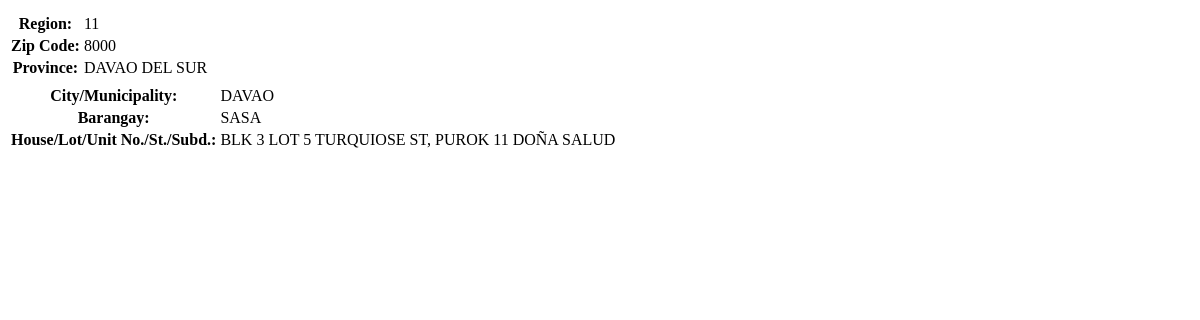
Page /present-address-data/ (signed in) on the earlier database version.
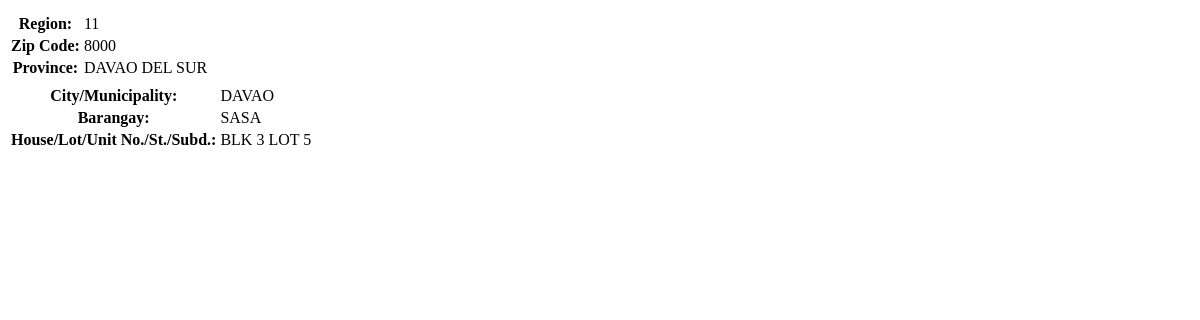
Same page on the later database version.
### rma/models.py (models this page shows, shortened)
class PresentAddress(models.Model):
    user = models.OneToOneField(User, on_delete=models.CASCADE)
    region = Uppercase('Region', max_length=10)
    zip_code = Uppercase('Zipe code', max_length=4)
    province = Uppercase('Province', max_length=50)
    city_municipality = Uppercase('City/Municipality', max_length=100)
    barangay = Uppercase('Barangay', max_length=50)
    house = Uppercase('House/Lot/Unit No./Street/Subdivision', max_length=150)
    class Meta:
        verbose_name_plural = "Present Address"

### rma/views.py (the view)
# urls.py: path('present-address-data/', views.present_address_data, name='present-address-data'),
@login_required()
def present_address_data(request):
    obj_present_address = get_or_none(PresentAddress, user_id=request.user)
    return render(request, 'loaded_data/present_address_data.html',{'obj_present_address':obj_present_address})

### rma/views.py (called while the page is built)
def get_or_none(model, *args, **kwargs):
    try:
        return model.objects.get(*args, **kwargs)
    except model.DoesNotExist:
        return None

### templates/loaded_data/present_address_data.html
<div class="col-4">
    <table class="table">
        <thead>
            <tr >
              <th scope="col" class="border border-0" width="30%"></th>
              <th scope="col" class="border border-0"></th>
            </tr>
        </thead>
        <tbody>
            <tr>
                <th scope="row" class="fw-normal">Region:</th>
                <td class="fw-bold">{{obj_present_address.region}}</td>
            </tr>
            <tr>
                <th scope="row" class="fw-normal">Zip Code:</th>
                <td class="fw-bold">{{obj_present_address.zip_code}}</td>
            </tr>
            <tr>
                <th scope="row" class="fw-normal">Province:</th>
                <td class="fw-bold">{{obj_present_address.province}}</td>
            </tr>
        </tbody>
    </table>
</div>
<div class="col-8">
    <table class="table">
        <thead>
            <tr >
              <th scope="col" class="border border-0" width="30%"></th>
              <th scope="col" class="border border-0"></th>
            </tr>
        </thead>
        <tbody>
            <tr>
                <th scope="row" class="fw-normal">City/Municipality:</th>
                <td class="fw-bold">{{obj_present_address.city_municipality}}</td>
            </tr>
            <tr>
                <th scope="row" class="fw-normal">Barangay:</th>
                <td class="fw-bold">{{obj_present_address.barangay}}</td>
            </tr>
            <tr>
                <th scope="row" class="fw-normal">House/Lot/Unit No./St./Subd.:</th>
                <td class="fw-bold">{{obj_present_address.house}}</td>
            </tr>
        </tbody>
    </table>
</div>

Differences in the rows shown:
removed PresentAddress: region "11", zip_code "8000", province "DAVAO DEL SUR", city_municipality "DAVAO", barangay "SASA", house "BLK 3 LOT 5 TURQUIOSE ST, PUROK 11 DOÑA SALUD"
added PresentAddress: region "11", zip_code "8000", province "DAVAO DEL SUR", city_municipality "DAVAO", barangay "SASA", house "BLK 3 LOT 5"
